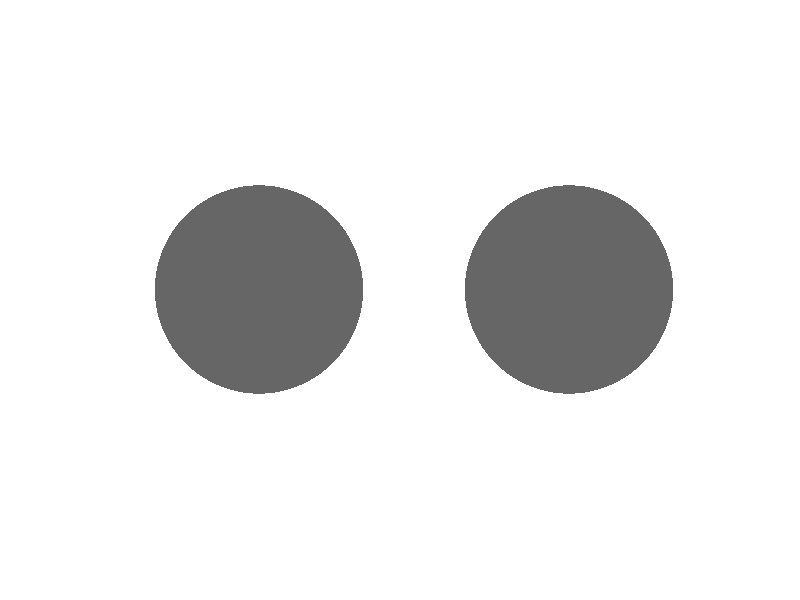

This chart was generated by the following MATLAB code:
%% Shade discrimination task

clear, clc, close all % clear terminal + close windows

%% task parameters

n_reps = 2; % each constrast lvl repeated twice
baseline = 0.4; % color ref for bg/baseline brightness
ref_contr = 0.1; % reference contrast (ex. 10% light of baseline)

% repetition matrix, # row, # of reps of baseline
bg_tone = repmat(baseline,1,3); 

% slightly lighter shade of baseline
ref_tone = bg_tone + baseline * ref_contr;

% list of each iteration where contrasts increase with + ref_contr
contrasts = [.0025 .005 .01 .02 .04 .08 .16] + ref_contr; 
% order of trials with rep max with 1 row and repeats #n_reps
trials = repmat(contrasts, 1, n_reps);
% trial order must be random
trials_random = randsample(trials, length(trials));

% response array to track
resp = nan(1, length(trials_random)); % nan array 1 row with len trials_rnd

% initiate correct array
corr = nan(1, length(trials));

% initialize figure for task
figure(1), clf, hold on
% get cur figure
set(gcf, 'Color', bg_tone, 'Position', [400, 120, 1000, 800]); % horizontal, vertical, height, width
% get cur axi, put color to same as background to "mask"
set(gca, 'Color', bg_tone, 'xlim', [-2 2], 'ylim', [-1 1]);
axis off % removes axis

% two invisible circles
% +,o,- are markers for plots w/o datapoints
left = plot(-1,0,'o', 'MarkerSize', 150, 'MarkerEdgeColor', 'none', 'MarkerFaceColor', bg_tone);
right = plot(1,0,'o', 'MarkerSize', 150,'MarkerEdgeColor', 'none', 'MarkerFaceColor', bg_tone);

%% start the task

for trial = 1:length(trials)
    % determine location of target circle left/right
    s = randi([1 2]);

    % stimulus = bg + contrast * bg
    target_shade = baseline + trials_random(trial) * baseline; % target contrast
    target_tone = repmat(target_shade, 1, 3); % turn into RGB value

    % change brightness depending on s
    if s == 1 % left
        set(right, 'MarkerFaceColor', ref_tone) % set right markerfacecolor as ref tone
        set(left, 'MarkerFaceColor', target_tone), shg
    else
        set(left, 'MarkerFaceColor', ref_tone)
        set(right, 'MarkerFaceColor', target_tone), shg
    end
    % puts input into response array
    resp(trial) = input("Which circle is lighter? (1/2): "); 

    % if participant is correct (checks array)
    if resp(trial) == s
        disp(['Correct! ' num2str(s) ' was brighter.'])
        corr(trial) = 1;
    else
        disp(['Incorrect.. ' num2str(s) ' was brighter.'])
        corr(trial) = 0;
    end
    % turns off the circles for a second
    set(left, 'MarkerFaceColor', bg_tone)
    set(right, 'MarkerFaceColor', bg_tone)

    pause(1)
    clc
    
end


